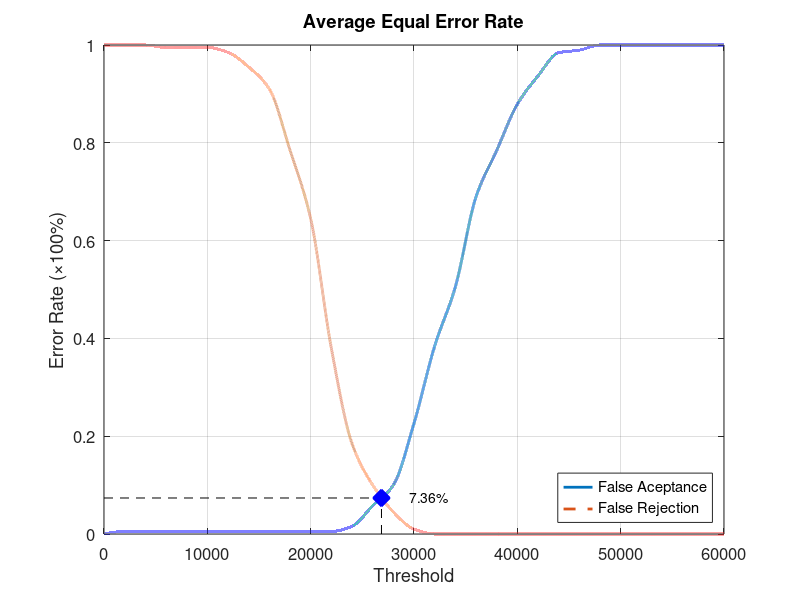
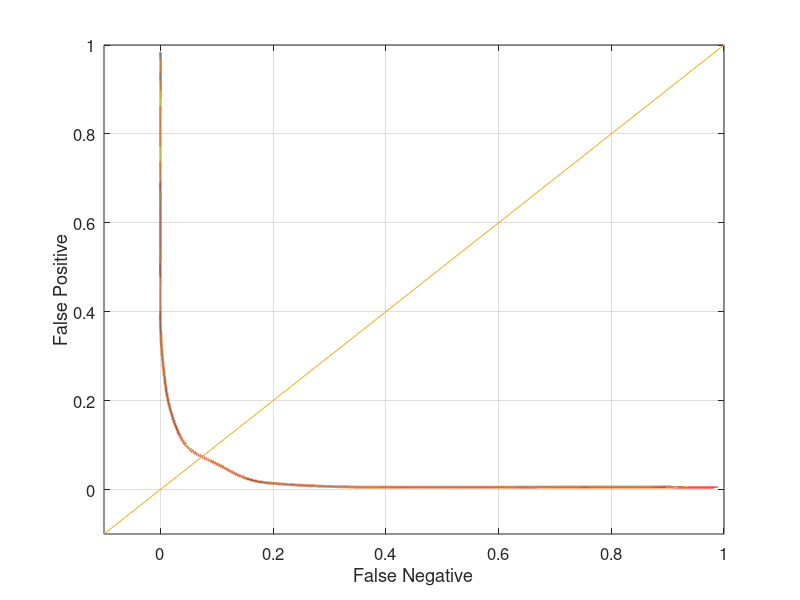

MATLAB code for these plots, in order:
function yEER = Database4_2
close all;
clear;
clc;
x = 0:2000:60000;
xq = 0:0.5:60000;

y0 = [0 0.00526316 0.00526316 0.00526316 0.00526316 0.00526316 0.00526316 0.00526316 0.00526316 0.00526316 0.00526316 0.00526316 0.0157895 0.0578947 0.1 0.226316 0.384211 0.505263 0.689474 0.784211 0.878947 0.936842 0.984211 0.989474 1 1 1 1 1 1 1];
yy0 = interp1(x, y0, xq, 'pchip');
y1 = [1 1 1 0.995 0.995 0.995 0.985 0.955 0.91 0.785 0.645 0.38 0.185 0.1 0.045 0.01 0 0 0 0 0 0 0 0 0 0 0 0 0 0 0];
yy1 = interp1(x, y1, xq, 'pchip');

% Calculating EER: 
y2 = abs(y0 - y1);
find(y2 == min(y2))
yy2 = abs(yy0 - yy1);
xEER = find(yy2 == min(yy2));
xEERIndex = xq(xEER) % X-axis EER
yEER = yy0(xEER) % Y-axis EER

main = figure
plot(xq, yy0,'-','LineWidth', 2);	hold on
plot(xq, yy1,'--','LineWidth', 2);	hold on
plot([xEERIndex xEERIndex], [0 yEER], 'k--');	hold on
plot([0 xEERIndex], [yEER yEER], 'k--');	hold on
plot(xEERIndex, yEER, 'bx', 'LineWidth', 10);	hold on
text(xEERIndex + 10 * xEERIndex / 100, yEER, [num2str(round((10000 * yEER)) / 100) '%'])
legend('False Aceptance', 'False Rejection', 'Location', 'SouthEast')
xlabel('Threshold')
ylabel('Error Rate (\times100%)')
title('Average Equal Error Rate')
set(gca, 'FontSize', 12)
axis([0 60000 0 1])
grid on

print(main, 'Database4_2Main', '-dpng');
FNRxFPR = figure('Color', [1 1 1]);
plot(yy1, yy0, '-', yy1, yy0, 'LineWidth', 2);
hold on
y = -0.1:0.1:1
plot(y, y); 
set(gca, 'FontSize', 12)
xlabel('False Negative')
ylabel('False Positive')
axis([-0.1 1 -0.1 1])
set(gca, 'FontSize', 12)
grid on

print(FNRxFPR, 'Database4_2FNRxFPR','-dpng');
end
